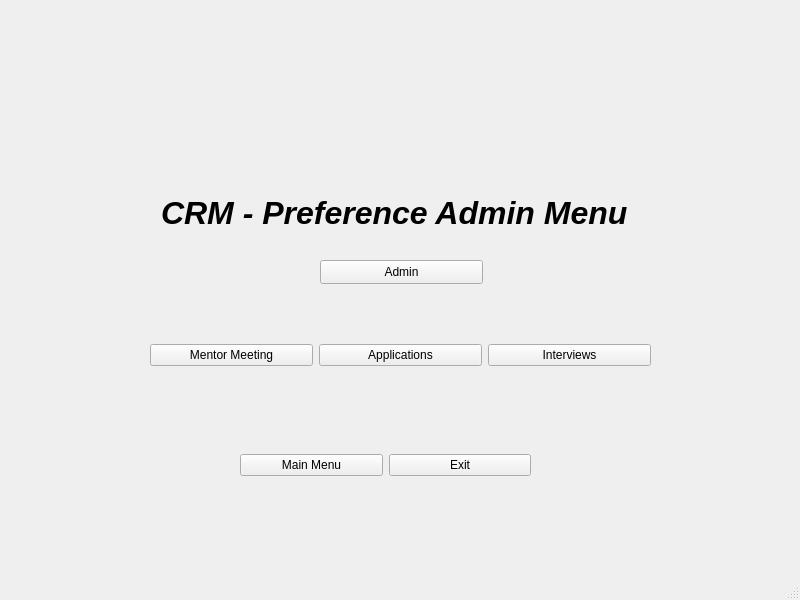
<?xml version="1.0" encoding="UTF-8"?>
<ui version="4.0">
 <class>MainWindow</class>
 <widget class="QMainWindow" name="MainWindow">
  <property name="geometry">
   <rect>
    <x>0</x>
    <y>0</y>
    <width>800</width>
    <height>600</height>
   </rect>
  </property>
  <property name="windowTitle">
   <string>MainWindow</string>
  </property>
  <widget class="QWidget" name="centralwidget">
   <widget class="QLabel" name="label">
    <property name="geometry">
     <rect>
      <x>150</x>
      <y>40</y>
      <width>501</width>
      <height>141</height>
     </rect>
    </property>
    <property name="text">
     <string/>
    </property>
    <property name="pixmap">
     <pixmap>logo.png</pixmap>
    </property>
    <property name="scaledContents">
     <bool>true</bool>
    </property>
   </widget>
   <widget class="QLabel" name="label_2">
    <property name="geometry">
     <rect>
      <x>161</x>
      <y>191</y>
      <width>481</width>
      <height>43</height>
     </rect>
    </property>
    <property name="font">
     <font>
      <pointsize>24</pointsize>
      <italic>true</italic>
      <bold>true</bold>
     </font>
    </property>
    <property name="text">
     <string>CRM - Preference Admin Menu</string>
    </property>
   </widget>
   <widget class="QWidget" name="layoutWidget">
    <property name="geometry">
     <rect>
      <x>150</x>
      <y>310</y>
      <width>501</width>
      <height>91</height>
     </rect>
    </property>
    <layout class="QGridLayout" name="gridLayout">
     <item row="0" column="0">
      <widget class="QPushButton" name="pushButton">
       <property name="text">
        <string>Mentor Meeting</string>
       </property>
      </widget>
     </item>
     <item row="0" column="1">
      <widget class="QPushButton" name="pushButton_2">
       <property name="text">
        <string>Applications</string>
       </property>
      </widget>
     </item>
     <item row="0" column="2">
      <widget class="QPushButton" name="pushButton_3">
       <property name="text">
        <string>Interviews</string>
       </property>
      </widget>
     </item>
    </layout>
   </widget>
   <widget class="QWidget" name="layoutWidget">
    <property name="geometry">
     <rect>
      <x>240</x>
      <y>420</y>
      <width>291</width>
      <height>91</height>
     </rect>
    </property>
    <layout class="QGridLayout" name="gridLayout_2">
     <item row="0" column="1">
      <widget class="QPushButton" name="pushButton_5">
       <property name="text">
        <string>Exit</string>
       </property>
      </widget>
     </item>
     <item row="0" column="0">
      <widget class="QPushButton" name="pushButton_4">
       <property name="text">
        <string>Main Menu</string>
       </property>
      </widget>
     </item>
    </layout>
   </widget>
   <widget class="QPushButton" name="pushButton_6">
    <property name="geometry">
     <rect>
      <x>320</x>
      <y>260</y>
      <width>163</width>
      <height>24</height>
     </rect>
    </property>
    <property name="text">
     <string>Admin</string>
    </property>
   </widget>
  </widget>
  <widget class="QMenuBar" name="menubar">
   <property name="geometry">
    <rect>
     <x>0</x>
     <y>0</y>
     <width>800</width>
     <height>22</height>
    </rect>
   </property>
  </widget>
  <widget class="QStatusBar" name="statusbar"/>
 </widget>
 <resources/>
 <connections/>
</ui>
